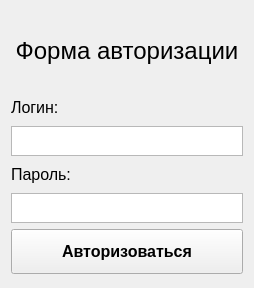
<?xml version="1.0" encoding="UTF-8"?>
<ui version="4.0">
 <class>Widget</class>
 <widget class="QWidget" name="Widget">
  <property name="geometry">
   <rect>
    <x>0</x>
    <y>0</y>
    <width>254</width>
    <height>288</height>
   </rect>
  </property>
  <property name="windowTitle">
   <string>Widget</string>
  </property>
  <layout class="QVBoxLayout" name="verticalLayout_2">
   <item>
    <layout class="QVBoxLayout" name="verticalLayout">
     <item>
      <widget class="QLabel" name="label">
       <property name="maximumSize">
        <size>
         <width>16777215</width>
         <height>75</height>
        </size>
       </property>
       <property name="font">
        <font>
         <pointsize>18</pointsize>
         <bold>false</bold>
        </font>
       </property>
       <property name="text">
        <string>&lt;html&gt;&lt;head/&gt;&lt;body&gt;&lt;p align=&quot;center&quot;&gt;Форма авторизации&lt;/p&gt;&lt;/body&gt;&lt;/html&gt;</string>
       </property>
      </widget>
     </item>
     <item>
      <widget class="QLabel" name="label_2">
       <property name="maximumSize">
        <size>
         <width>16777215</width>
         <height>25</height>
        </size>
       </property>
       <property name="font">
        <font>
         <pointsize>12</pointsize>
        </font>
       </property>
       <property name="text">
        <string>Логин:</string>
       </property>
      </widget>
     </item>
     <item>
      <widget class="QTextEdit" name="textEdit_2">
       <property name="maximumSize">
        <size>
         <width>16777215</width>
         <height>30</height>
        </size>
       </property>
      </widget>
     </item>
     <item>
      <widget class="QLabel" name="label_3">
       <property name="maximumSize">
        <size>
         <width>16777215</width>
         <height>25</height>
        </size>
       </property>
       <property name="font">
        <font>
         <pointsize>12</pointsize>
        </font>
       </property>
       <property name="text">
        <string>Пароль:</string>
       </property>
      </widget>
     </item>
     <item>
      <widget class="QTextEdit" name="textEdit">
       <property name="maximumSize">
        <size>
         <width>16777215</width>
         <height>30</height>
        </size>
       </property>
      </widget>
     </item>
     <item>
      <widget class="QPushButton" name="pushButton">
       <property name="minimumSize">
        <size>
         <width>0</width>
         <height>45</height>
        </size>
       </property>
       <property name="font">
        <font>
         <pointsize>12</pointsize>
         <bold>true</bold>
        </font>
       </property>
       <property name="text">
        <string>Авторизоваться</string>
       </property>
      </widget>
     </item>
    </layout>
   </item>
  </layout>
 </widget>
 <resources/>
 <connections/>
</ui>
